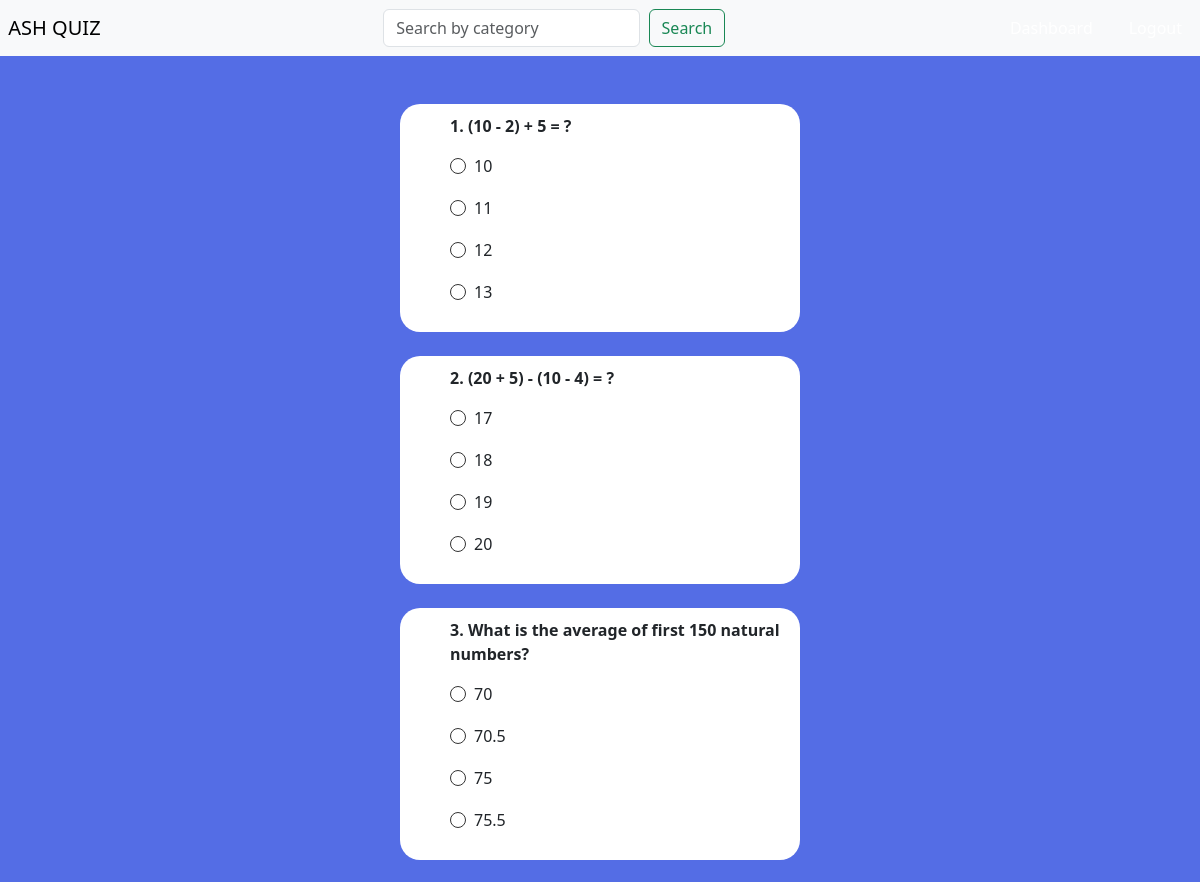
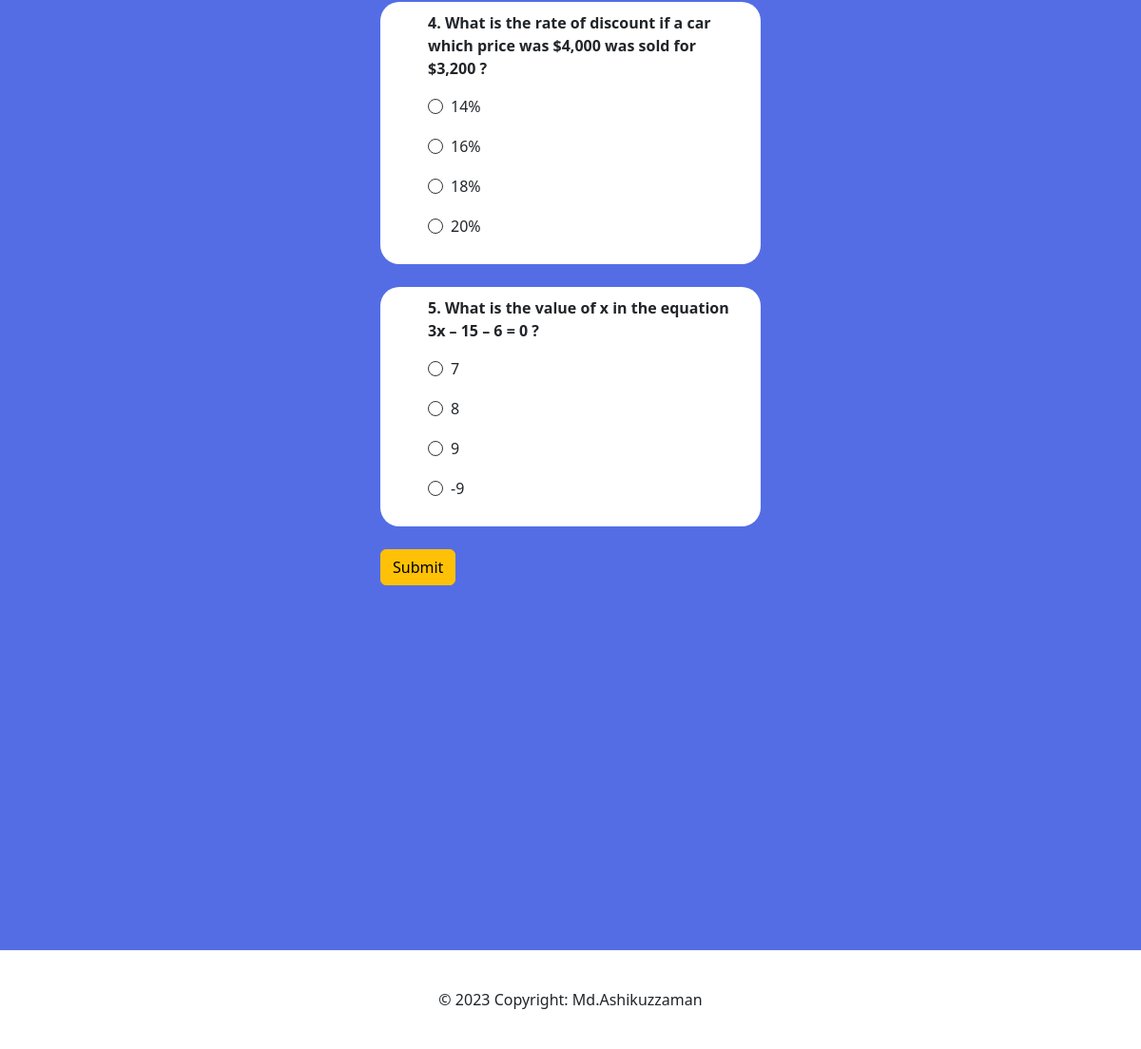
The app's page /exam-questions/math-101-mcq-exam/ (signed in) with its own data (2 pictures, top to bottom).
### base_app/models.py (models this page shows, shortened)
class Question(models.Model):
    title = models.CharField(max_length=400)
    exam = models.ForeignKey(Exam, on_delete=models.CASCADE)

class Option(models.Model):
    title = models.CharField(max_length=300)
    question = models.ForeignKey(Question, null=True, on_delete=models.CASCADE)

### base_app/views.py (the view, shortened to what this page needs)
# urls.py: path('exam-questions/<slug:exam_slug>/', views.exam_questions, name='exam-questions'),
@login_required(login_url='my-login')
def exam_questions(request, exam_slug):
    exam = Exam.objects.get(slug = exam_slug)
    questions = Question.objects.filter(exam__slug = exam_slug)
    total_questions = len(questions)
    answers_list = []
    correct_answers = []
    result_count = 0
    options = Option.objects.all()
    if request.user.is_authenticated:
        try:
            submitted_answer = SubmittedAnswer.objects.get(exam = exam, submit_user = request.user)
            context = {'questions': questions, 'options': options, 'submitted_answer': submitted_answer}
        except SubmittedAnswer.DoesNotExist:
            context = {'questions': questions, 'options': options}
    else:
         context = {'questions': questions, 'options': options}
    return render(request, 'base_app/questions.html', context = context)

### base_app/templates/base_app/questions.html (shortened to what this page needs)
{% extends 'base_app/base.html' %}
{% block content %}
<div class="question-container">
    <form action="" method="POST">
    {% for question in questions %}
    <div class="question-card">
        <div class="question-body">
            <p><strong>{{forloop.counter}}. {{question.title}}</strong></p>
            {% for option in options %}
                {% if option.question == question %}
                    <div class="form-check">
                    <input class="form-check-input" type="radio" name="flexRadioDefault-{{option.question.id}}" id="flexRadioDefault-{{option.question.id}}" value="{{option.title}}" required>
                    <label class="form-check-label" for="flexRadioDefault-{{option.question.id}}">
                        <p>{{option.title}}</p>
                    </label>
                    </div>
                {% endif %}
            {% endfor %}
        </div>
    </div>
    <br>
    {% endfor %}
    <input type="submit" value="Submit" class="btn btn-warning">
</form>
</div>
<br> <br> <br> <br> <br> <br>
{% endblock %}

### static/css/style.css (style rules this page uses)
* { box-sizing: border-box; }
body { background-color: #546de5; background-attachment: fixed; background-position: center center; background-size: cover; }
.question-container { display: flex; flex-direction: column; align-items: center; }
.question-card { width: 400px; background-color: #fff; border-radius: 20px; padding: 10px 20px; }
.question-body { margin-left: 30px; }
.form-check-input { border: var(--bs-border-width) solid #333; }

### records on screen
Question: title "(10 - 2) + 5 = ?"
Option: title "10"
Option: title "11"
Option: title "12"
Option: title "13"
Question: title "(20 + 5) - (10 - 4) = ?"
Option: title "17"
Option: title "18"
Option: title "19"
Option: title "20"
Question: title "What is the average of first 150 natural numbers?"
Option: title "70"
Option: title "70.5"
Option: title "75"
Option: title "75.5"
Question: title "What is the rate of discount if a car which price was $4,000 was sold for $3,200 ?"
Option: title "14%"
Option: title "16%"
Option: title "18%"
Option: title "20%"
Question: title "What is the value of x in the equation 3x – 15 – 6 = 0 ?"
Option: title "7"
Option: title "8"
Option: title "9"
Option: title "-9"
